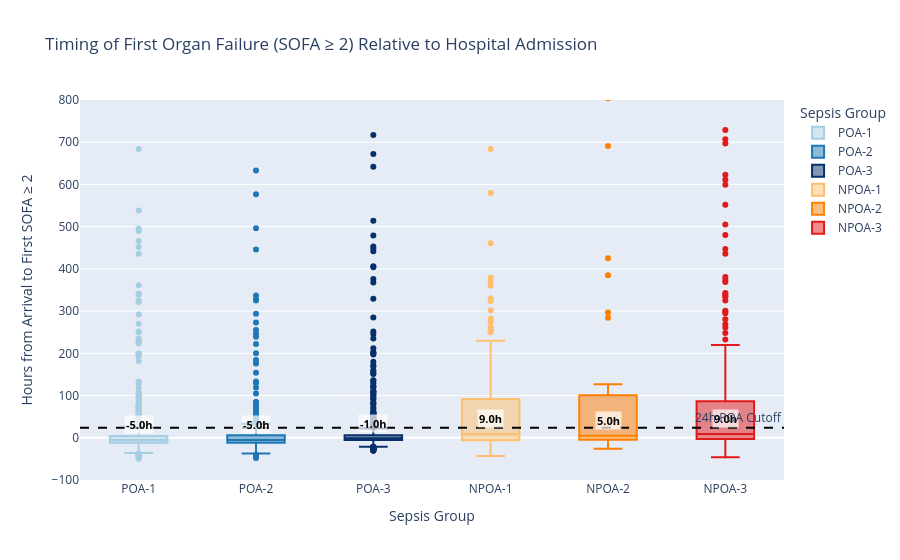

The cell this chart's notebook holds for it:
### Code cell
import polars as pl
import plotly.express as px

# -------------------------------------------------------------------------
# 1. ANALYSIS: TIME TO FIRST CRITICAL SOFA SCORE (>=2)
# -------------------------------------------------------------------------
# Step A: Filter for "Critical" Events (SOFA >= 2) across ALL patients
lf_critical_events = (
    lf_sofa_all
    .filter(pl.col("SOFA_Points") >= 2)
)

# Step B: Find the Earliest Critical Event per Patient
lf_first_crash = (
    lf_critical_events
    .group_by("PAT_ENC_CSN_ID")
    .agg([
        pl.col("Event_DateTime").min().alias("First_Critical_SOFA_Time"),
        pl.col("System").sort_by("Event_DateTime").first().alias("First_System_Failed")
    ])
)

# Step C: Join with Admission Data to Calculate Timing
df_crash_timing = (
    df_coded.lazy() 
    .join(lf_first_crash, on="PAT_ENC_CSN_ID", how="inner")
    .with_columns(
        ((pl.col("First_Critical_SOFA_Time") - pl.col("Admit_Time"))
         .dt.total_hours())
         .alias("Hours_Admit_to_Organ_Failure")
    )
    .collect()
)

# -------------------------------------------------------------------------
# 2. VISUALIZATION: POA vs. NPOA COMPARISON
# -------------------------------------------------------------------------

category_order = ["POA-1", "POA-2", "POA-3", "NPOA-1", "NPOA-2", "NPOA-3"]

# Calculate Medians (Returns a Polars DataFrame)
medians_df = df_crash_timing.group_by("Sepsis_Category").agg(
    pl.col("Hours_Admit_to_Organ_Failure").median()
)

fig = px.box(
    df_crash_timing.to_pandas(),
    x="Sepsis_Category",
    y="Hours_Admit_to_Organ_Failure",
    title="Timing of First Organ Failure (SOFA ≥ 2) Relative to Hospital Admission",
    labels={
        "Hours_Admit_to_Organ_Failure": "Hours from Arrival to First SOFA ≥ 2",
        "Sepsis_Category": "Sepsis Group"
    },
    category_orders={"Sepsis_Category": category_order},
    color="Sepsis_Category",
    color_discrete_map={
        "POA-1": "#A6CEE3", "POA-2": "#1F78B4", "POA-3": "#08306B",
        "NPOA-1": "#FDBF6F", "NPOA-2": "#FF7F00", "NPOA-3": "#E31A1C"
    }
)

# --- FIX START ---
# Iterate over the Polars DataFrame rows using iter_rows()
# This yields a tuple: (Category, Median_Value)
for cat, median_val in medians_df.select(["Sepsis_Category", "Hours_Admit_to_Organ_Failure"]).iter_rows():
    
    # Check if category is valid and median is not None (in case of empty groups)
    if cat in category_order and median_val is not None:
        fig.add_annotation(
            x=cat,
            y=median_val,
            text=f"<b>{median_val:.1f}h</b>",
            showarrow=False,
            yshift=15,
            font=dict(color="black", size=11),
            bgcolor="rgba(255,255,255,0.7)"
        )
# --- FIX END ---

fig.add_hline(y=24, line_dash="dash", line_color="black", annotation_text="24h POA Cutoff")
fig.update_yaxes(range=[-100, 800]) 

fig.show()

### Figure 1 — Plotly figure (JSON) as saved in the notebook; plotly's stock layout.template omitted (floating-point values rounded to 4 significant figures; data arrays with more than 128 entries replaced by an {"elided": "..."} marker saying what was removed)
{"data": [{"alignmentgroup": "True", "hovertemplate": "Sepsis Group=%{x}<br>Hours from Arrival to First SOFA ≥ 2=%{y}<extra></extra>", "legendgroup": "POA-1", "marker": {"color": "#A6CEE3"}, "name": "POA-1", "notched": false, "offsetgroup": "POA-1", "orientation": "v", "showlegend": true, "type": "box", "x": {"elided": "645 str values"}, "x0": " ", "xaxis": "x", "y": {"elided": "645 int values"}, "y0": " ", "yaxis": "y"}, {"alignmentgroup": "True", "hovertemplate": "Sepsis Group=%{x}<br>Hours from Arrival to First SOFA ≥ 2=%{y}<extra></extra>", "legendgroup": "POA-2", "marker": {"color": "#1F78B4"}, "name": "POA-2", "notched": false, "offsetgroup": "POA-2", "orientation": "v", "showlegend": true, "type": "box", "x": {"elided": "331 str values"}, "x0": " ", "xaxis": "x", "y": {"elided": "331 int values"}, "y0": " ", "yaxis": "y"}, {"alignmentgroup": "True", "hovertemplate": "Sepsis Group=%{x}<br>Hours from Arrival to First SOFA ≥ 2=%{y}<extra></extra>", "legendgroup": "POA-3", "marker": {"color": "#08306B"}, "name": "POA-3", "notched": false, "offsetgroup": "POA-3", "orientation": "v", "showlegend": true, "type": "box", "x": {"elided": "545 str values"}, "x0": " ", "xaxis": "x", "y": {"elided": "545 int values"}, "y0": " ", "yaxis": "y"}, {"alignmentgroup": "True", "hovertemplate": "Sepsis Group=%{x}<br>Hours from Arrival to First SOFA ≥ 2=%{y}<extra></extra>", "legendgroup": "NPOA-1", "marker": {"color": "#FDBF6F"}, "name": "NPOA-1", "notched": false, "offsetgroup": "NPOA-1", "orientation": "v", "showlegend": true, "type": "box", "x": {"elided": "130 str values"}, "x0": " ", "xaxis": "x", "y": {"elided": "130 int values"}, "y0": " ", "yaxis": "y"}, {"alignmentgroup": "True", "hovertemplate": "Sepsis Group=%{x}<br>Hours from Arrival to First SOFA ≥ 2=%{y}<extra></extra>", "legendgroup": "NPOA-2", "marker": {"color": "#FF7F00"}, "name": "NPOA-2", "notched": false, "offsetgroup": "NPOA-2", "orientation": "v", "showlegend": true, "type": "box", "x": ["NPOA-2", "NPOA-2", "NPOA-2", "NPOA-2", "NPOA-2", "NPOA-2", "NPOA-2", "NPOA-2", "NPOA-2", "NPOA-2", "NPOA-2", "NPOA-2", "NPOA-2", "NPOA-2", "NPOA-2", "NPOA-2", "NPOA-2", "NPOA-2", "NPOA-2", "NPOA-2", "NPOA-2", "NPOA-2", "NPOA-2", "NPOA-2", "NPOA-2", "NPOA-2", "NPOA-2", "NPOA-2", "NPOA-2", "NPOA-2", "NPOA-2"], "x0": " ", "xaxis": "x", "y": [804, 12, -20, 297, 14, 5, 425, 284, 68, -24, 104, 5, 0, -3, -6, -5, -7, -1, 52, -8, 691, 385, 10, 1, 1, 91, 127, -3, 12, -5, -26], "y0": " ", "yaxis": "y"}, {"alignmentgroup": "True", "hovertemplate": "Sepsis Group=%{x}<br>Hours from Arrival to First SOFA ≥ 2=%{y}<extra></extra>", "legendgroup": "NPOA-3", "marker": {"color": "#E31A1C"}, "name": "NPOA-3", "notched": false, "offsetgroup": "NPOA-3", "orientation": "v", "showlegend": true, "type": "box", "x": {"elided": "239 str values"}, "x0": " ", "xaxis": "x", "y": {"elided": "239 int values"}, "y0": " ", "yaxis": "y"}], "layout": {"annotations": [{"bgcolor": "rgba(255,255,255,0.7)", "font": {"color": "black", "size": 11}, "showarrow": false, "text": "<b>-5.0h</b>", "x": "POA-2", "y": -5, "yshift": 15}, {"bgcolor": "rgba(255,255,255,0.7)", "font": {"color": "black", "size": 11}, "showarrow": false, "text": "<b>-5.0h</b>", "x": "POA-1", "y": -5, "yshift": 15}, {"bgcolor": "rgba(255,255,255,0.7)", "font": {"color": "black", "size": 11}, "showarrow": false, "text": "<b>9.0h</b>", "x": "NPOA-1", "y": 9, "yshift": 15}, {"bgcolor": "rgba(255,255,255,0.7)", "font": {"color": "black", "size": 11}, "showarrow": false, "text": "<b>5.0h</b>", "x": "NPOA-2", "y": 5, "yshift": 15}, {"bgcolor": "rgba(255,255,255,0.7)", "font": {"color": "black", "size": 11}, "showarrow": false, "text": "<b>9.0h</b>", "x": "NPOA-3", "y": 9, "yshift": 15}, {"bgcolor": "rgba(255,255,255,0.7)", "font": {"color": "black", "size": 11}, "showarrow": false, "text": "<b>-1.0h</b>", "x": "POA-3", "y": -1, "yshift": 15}, {"showarrow": false, "text": "24h POA Cutoff", "x": 1, "xanchor": "right", "xref": "x domain", "y": 24, "yanchor": "bottom", "yref": "y"}], "boxmode": "overlay", "legend": {"title": {"text": "Sepsis Group"}, "tracegroupgap": 0}, "shapes": [{"line": {"color": "black", "dash": "dash"}, "type": "line", "x0": 0, "x1": 1, "xref": "x domain", "y0": 24, "y1": 24, "yref": "y"}], "title": {"text": "Timing of First Organ Failure (SOFA ≥ 2) Relative to Hospital Admission"}, "xaxis": {"anchor": "y", "categoryarray": ["POA-1", "POA-2", "POA-3", "NPOA-1", "NPOA-2", "NPOA-3"], "categoryorder": "array", "domain": [0, 1], "title": {"text": "Sepsis Group"}}, "yaxis": {"anchor": "x", "domain": [0, 1], "range": [-100, 800], "title": {"text": "Hours from Arrival to First SOFA ≥ 2"}}}}
